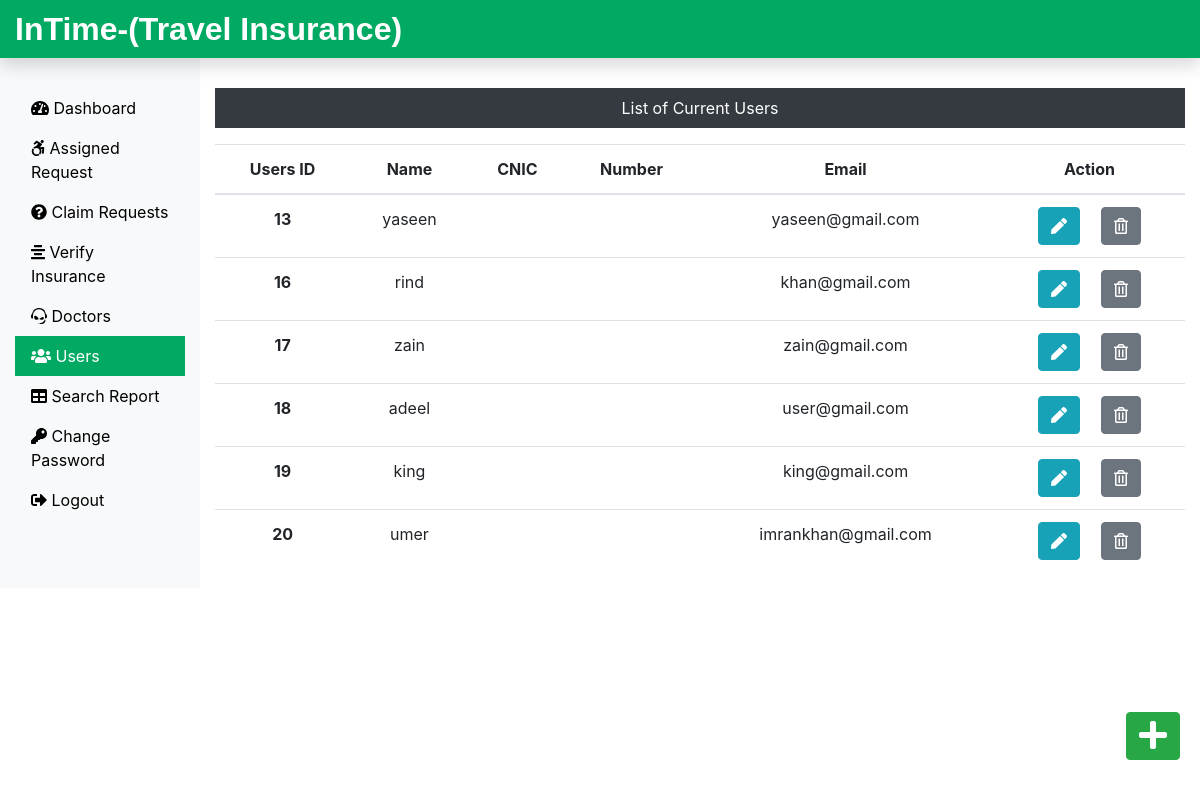
Page /intime/Admin/requester.php (signed in) on the committed database.
### tables this page shows
CREATE TABLE `requesterlogin_tb` (
  `r_login_id` int(11) NOT NULL,
  `r_name` varchar(60) NOT NULL,
  `r_email` varchar(60) NOT NULL,
  `r_password` varchar(60) NOT NULL
);

### intime/Admin/requester.php (the view, shortened to what this page needs)
<?php
include('includes/header.php');
include('../dbConnection.php');
?>
<div class="col-sm-9 col-md-10 mt-5 text-center">
  <p class=" bg-dark text-white p-2">List of Current Users</p>
  <?php
    $sql = "SELECT * FROM requesterlogin_tb";
    $result = $conn->query($sql);
    if($result->num_rows > 0){
 echo '<table class="table">
  <thead>
   <tr>
    <th scope="col">Users ID</th>
    <th scope="col">Name</th>
    <th scope="col">CNIC</th>
    <th scope="col">Number</th>
    <th scope="col">Email</th>
    <th scope="col">Action</th>
   </tr>
  </thead>
  <tbody>';
  while($row = $result->fetch_assoc()){
   echo '<tr>';
    echo '<th scope="row">'.$row["r_login_id"].'</th>';
    echo '<td>'. $row["r_name"].'</td>';
    echo '<td>'. $row["cnic"].'</td>';
    echo '<td>'. $row["number"].'</td>';
    echo '<td>'.$row["r_email"].'</td>';
    echo '<td><form action="editreq.php" method="POST" class="d-inline"> <input type="hidden" name="id" value='. $row["r_login_id"] .'><button type="submit" class="btn btn-info mr-3" name="view" value="View"><i class="fas fa-pen"></i></button></form>
    <form action="" method="POST" class="d-inline"><input type="hidden" name="id" value='. $row["r_login_id"] .'><button type="submit" class="btn btn-secondary" name="delete" value="Delete"><i class="far fa-trash-alt"></i></button></form></td>
   </tr>';
  }
 echo '</tbody>
 </table>';
} else {
  echo "0 Result";
}
?>
</div>
</div>
<div><a class="btn btn-success box" href="insertreq.php"><i class="fas fa-plus fa-2x"></i></a>
</div>
</div>
<?php
include('includes/footer.php');
?>

### intime/Admin/includes/header.php (shortened to what this page needs)
<!DOCTYPE html>
<html lang="en">
<head>
 <link rel="stylesheet" href="../css/bootstrap.min.css">
 <link rel="stylesheet" href="../css/all.min.css">
 <link rel="stylesheet" href="../css/custom.css">
</head>
<body>
 <nav style="background:#00aa63;" class="navbar navbar-dark fixed-top  p-0 shadow">
  <a class="navbar-brand col-sm-3 col-md-2 mr-0" href="dashboard.php">InTime-(Travel Insurance)</a>
 </nav>
 <div class="container-fluid mb-5" style="margin-top:40px;">
  <div class="row">
   <nav class="col-sm-3 col-md-2 bg-light sidebar py-5 d-print-none">
    <div class="sidebar-sticky">
     <ul class="nav flex-column">
      <li class="nav-item">
       <a class="nav-link <?php if(PAGE == 'dashboard') { echo 'active'; } ?> " href="dashboard.php">
        <i class="fas fa-tachometer-alt"></i>
        Dashboard
       </a>
      </li>
      <li class="nav-item">
       <a class="nav-link <?php if(PAGE == 'work') { echo 'active'; } ?>" href="work.php">
        <i class="fab fa-accessible-icon"></i>
        Assigned Request
       </a>
      </li>
      <li class="nav-item">
       <a class="nav-link <?php if(PAGE == 'request') { echo 'active'; } ?>" href="request.php">
        <i class="fa fa-question-circle" aria-hidden="true"></i>
        Claim Requests
       </a>
      </li>
      <li class="nav-item">
       <a class="nav-link <?php if(PAGE == 'searchinsurance') { echo 'active'; } ?>" href="searchinsurance.php">
        <i class="fas fa-align-center"></i>
        Verify Insurance
       </a>
      </li>
      <li class="nav-item">
       <a class="nav-link <?php if(PAGE == 'Doctors') { echo 'active'; } ?>" href="employee.php">
        <i class="fab fa-teamspeak"></i>
        Doctors
       </a>
      </li>
      <li class="nav-item">
       <a class="nav-link <?php if(PAGE == 'requesters') { echo 'active'; } ?>" href="requester.php">
        <i class="fas fa-users"></i>
        Users
       </a>
      </li>
      <li class="nav-item">
       <a class="nav-link <?php if(PAGE == 'workreport') { echo 'active'; } ?>" href="workreport.php">
        <i class="fas fa-table"></i>
        Search Report
       </a>
      </li>
      <li class="nav-item">
       <a class="nav-link <?php if(PAGE == 'changepass') { echo 'active'; } ?>" href="changepass.php">
        <i class="fas fa-key"></i>
        Change Password
       </a>
      </li>
      <li class="nav-item">
       <a class="nav-link" href="../logout.php">
        <i class="fas fa-sign-out-alt"></i>
        Logout
       </a>
      </li>
     </ul>
    </div>
   </nav>

### intime/Admin/includes/footer.php (shortened to what this page needs)
</body>
</html>

### intime/css/custom.css (style rules this page uses)
.navbar-brand { font-family: 'Ubuntu', sans-serif; font-size: 2em; font-weight: bold; color: #fff; }
a { color: black; }
.active { color: white; background-color: #DC3545; }
.box { position: fixed; bottom: 10px; right: 20px; margin-bottom: 30px; }

### intime/Admin/includes/header.php (style rules this page uses)
.active { color: white; background-color: #00aa63; }

### rows in the picture
requesterlogin_tb: r_login_id "13", r_name "yaseen", r_email "yaseen@gmail.com"
requesterlogin_tb: r_login_id "16", r_name "rind", r_email "khan@gmail.com"
requesterlogin_tb: r_login_id "17", r_name "zain", r_email "zain@gmail.com"
requesterlogin_tb: r_login_id "18", r_name "adeel", r_email "user@gmail.com"
requesterlogin_tb: r_login_id "19", r_name "king", r_email "king@gmail.com"
requesterlogin_tb: r_login_id "20", r_name "umer", r_email "imrankhan@gmail.com"
